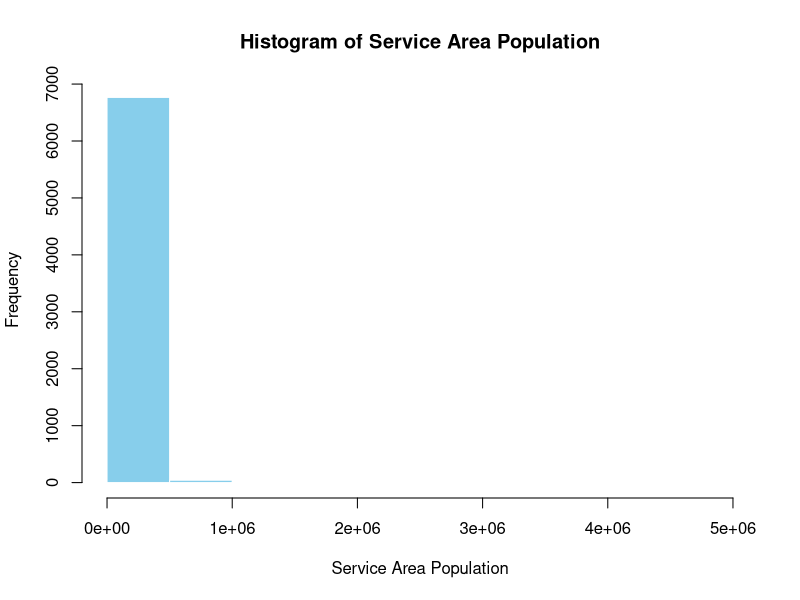
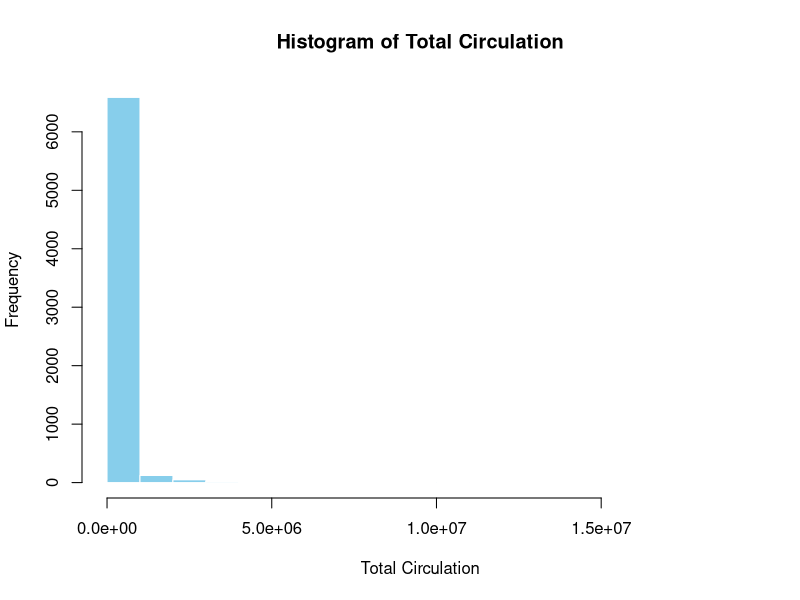
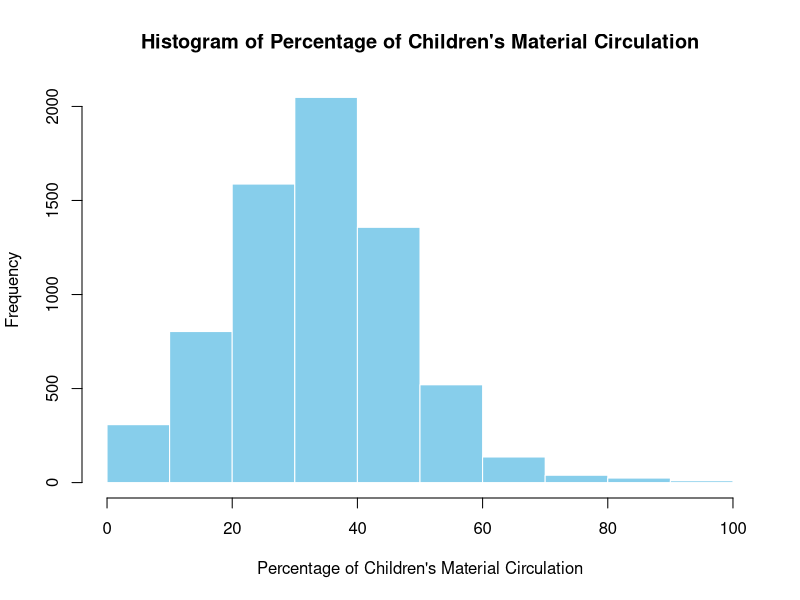
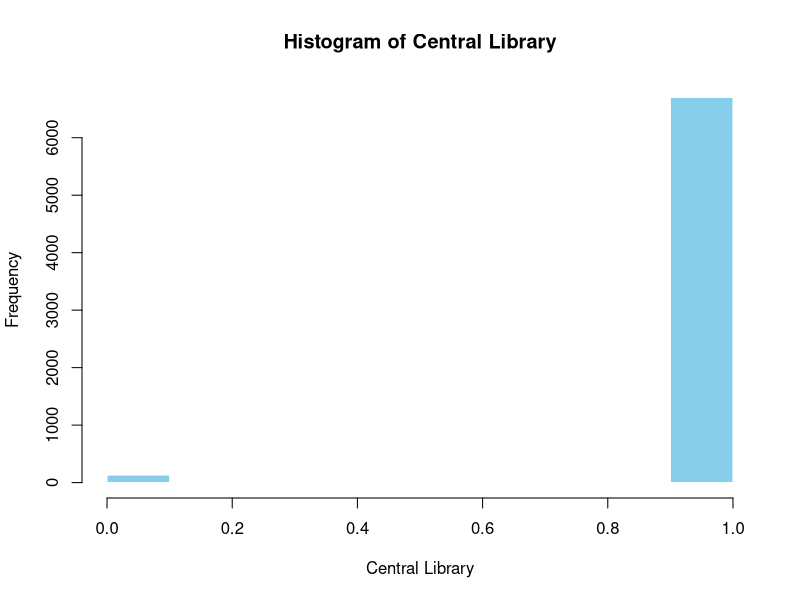
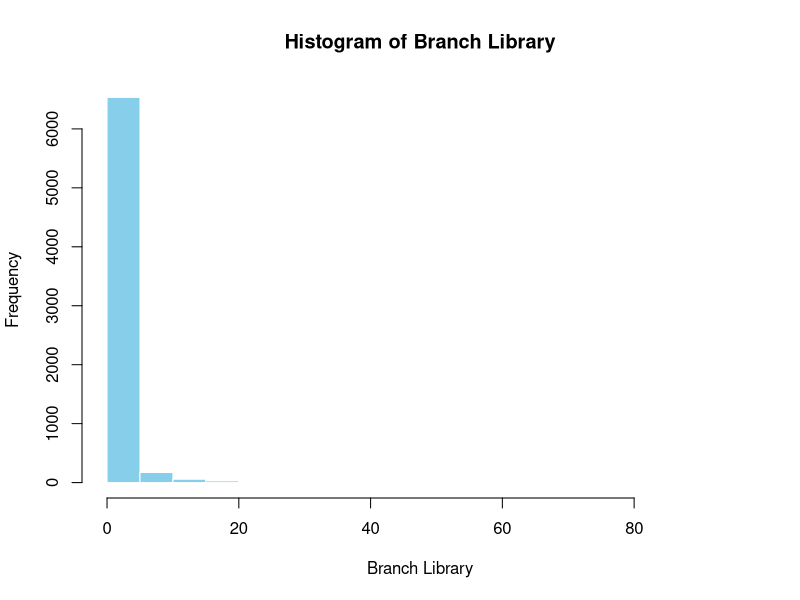
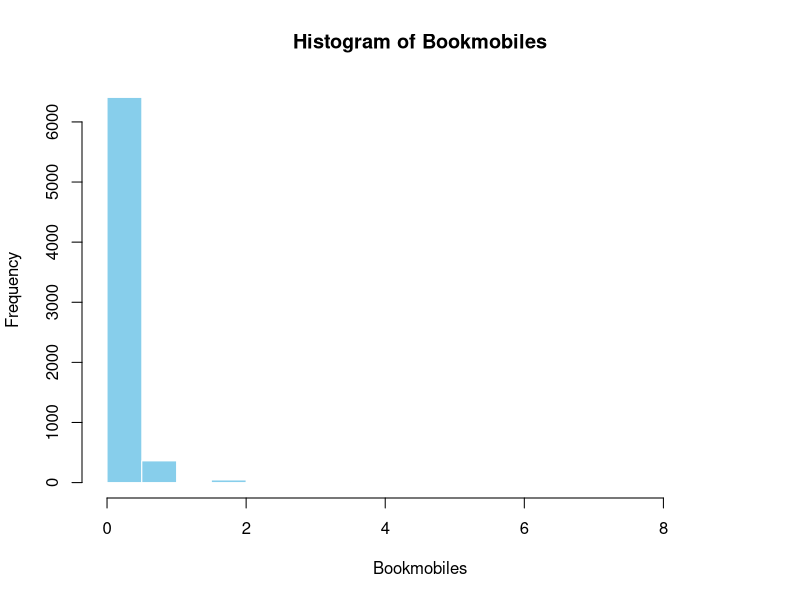
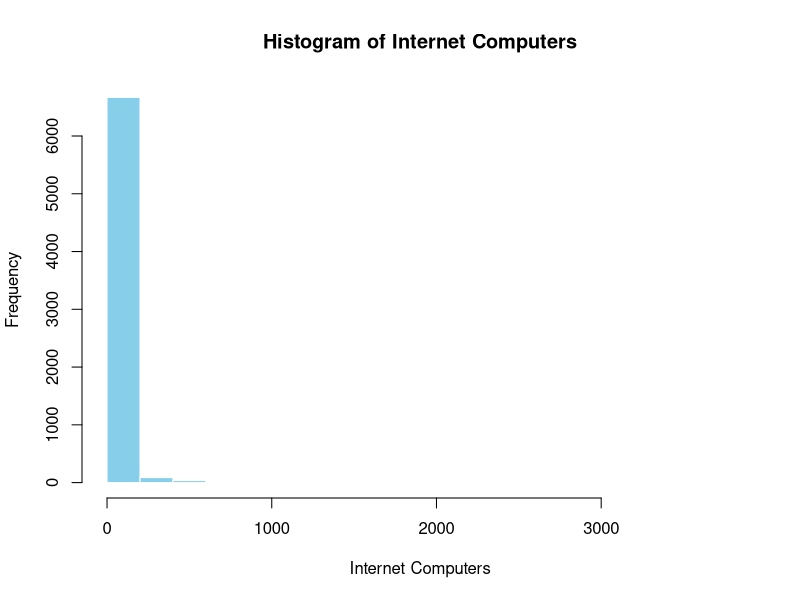
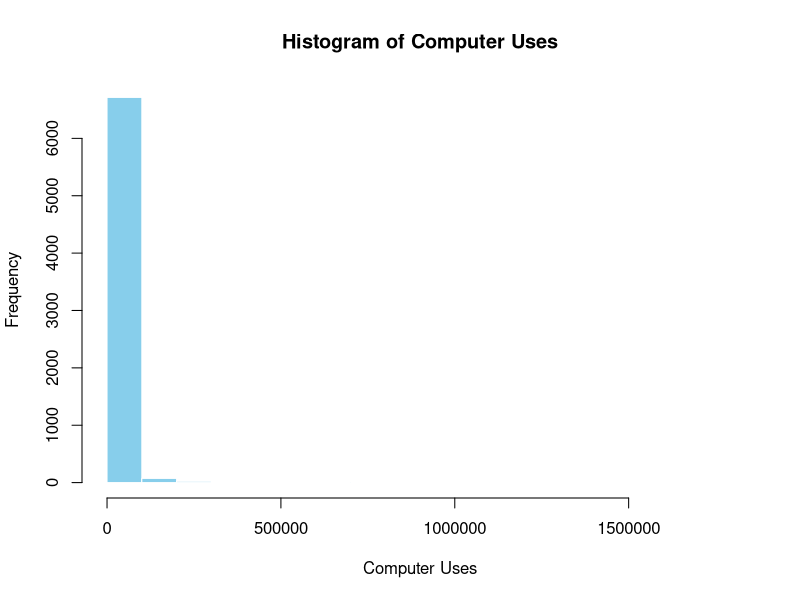

Write the R code that produced these figures, in order.
## ---- chunk 1
knitr::opts_chunk$set(echo = TRUE)
library(tidyverse)
library(corrplot)
library(car)
## ---- chunk 2
libraries <- read_csv("../data/libraries.csv")
numeric_libaries <- libraries %>%
  select(where(is.numeric))
full_correlation_matrix <- cor(numeric_libaries)

## ---- chunk 3
y_cor_matrix<- full_correlation_matrix[, "Total Circulation", drop = FALSE]
y_cor_matrix[order(abs(y_cor_matrix[, 1]), decreasing = TRUE), , drop = FALSE]
## ---- chunk 4
model <- lm(`Total Circulation` ~ ., data = numeric_libaries)
vif(model)
## ---- chunk 5
for (col in names(numeric_libaries)) {
  hist(
    numeric_libaries[[col]],
    main = paste("Histogram of", col),
    xlab = col,
    col = "skyblue",
    border = "white"
  )
}
## ---- chunk 6
# Function to remove outliers using the IQR rule
remove_outliers <- function(x) {
  if (is.numeric(x) && length(unique(na.omit(x))) > 2) {  # skip binary
    q1 <- quantile(x, 0.25, na.rm = TRUE)
    q3 <- quantile(x, 0.75, na.rm = TRUE)
    iqr <- q3 - q1
    lower <- q1 - 1.5 * iqr
    upper <- q3 + 1.5 * iqr
    x[x < lower | x > upper] <- NA  # mark outliers
  }
  return(x)
}

# Columns to ignore
ignore_cols <- c("Bookmobiles", "Branch Library")

# Apply only to numeric, non-binary, and not ignored columns
libraries_no_outliers <- libraries %>%
  mutate(across(
    .cols = where(is.numeric) & !all_of(ignore_cols),
    .fns = remove_outliers
  )) %>%
  drop_na()

## ---- chunk 7
libraries_no_outliers_numeric <- libraries_no_outliers %>% select(where(is.numeric))
for (col in names(libraries_no_outliers_numeric)) {
  hist(
    libraries_no_outliers_numeric[[col]],
    main = paste("Histogram of", col),
    xlab = col,
    col = "skyblue",
    border = "white"
  )
}
## ---- chunk 8
categorical_data <- libraries %>% select(!where(is.numeric))

# Loop through each categorical column and plot
for (col in names(categorical_data)) {
  ggplot(categorical_data, aes_string(x = col)) +
    geom_bar(fill = "steelblue", color = "white") +
    theme_minimal() +
    labs(
      title = paste("Bar Chart of", col),
      x = col,
      y = "Count"
    ) +
    theme(
      axis.text.x = element_text(angle = 45, hjust = 1)
    ) -> p
  
  print(p)
}
